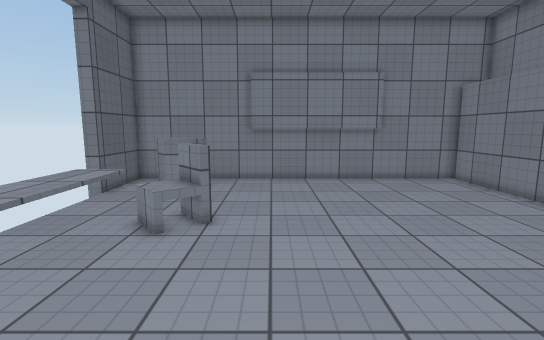
[1] (above)

16 first-person views from a walk through a scene from a Unity 3-D project. The camera is 1.5 m above the floor, tilts 8° down and sees 85° across. The floor is counted in squares, 0.5 m on a side. Each view is taken from the middle of a square. On the plan, view 1 faces up. The plan holds only what a view shows up to about 20 squares ahead; the rest is blank. The place goes on beyond the plan. The player character is not drawn. Surface patterns are stand-ins for the level's own textures.

[2]
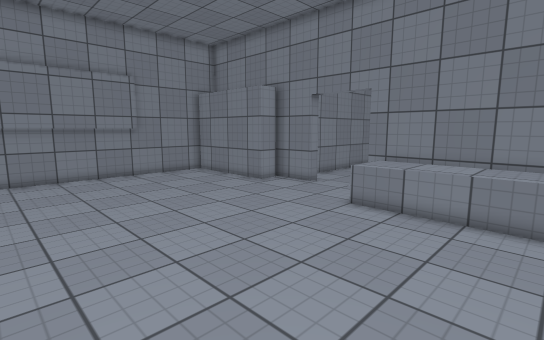

[3]
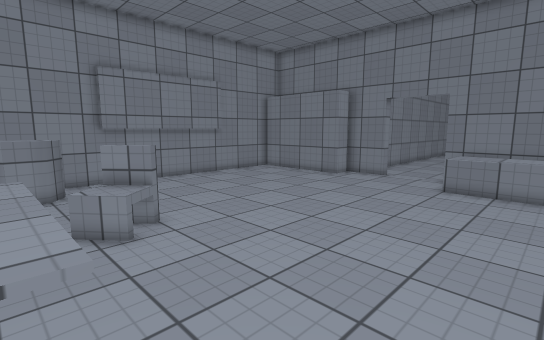

[4]
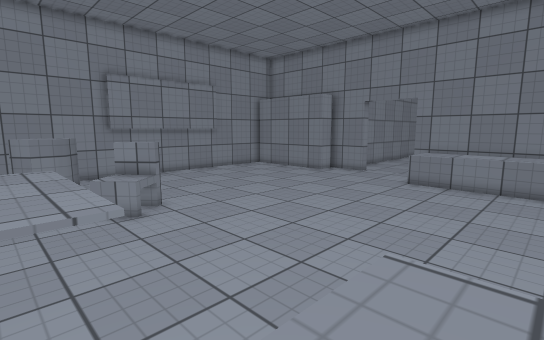

[5]
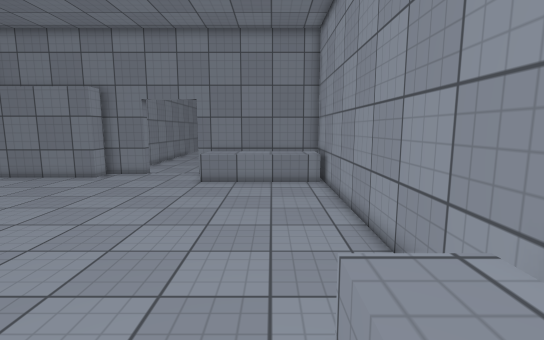

[6]
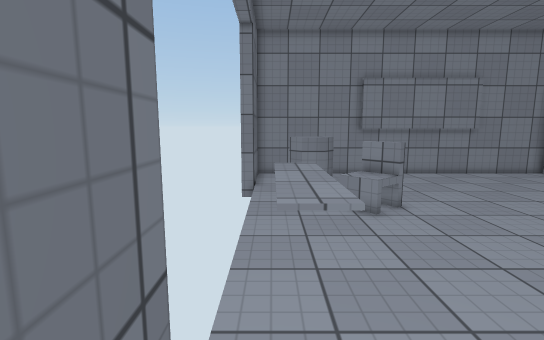

[7]
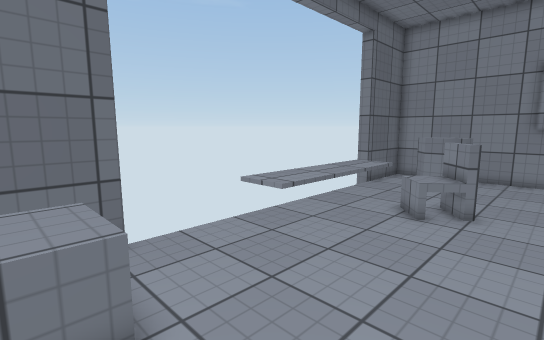

[8]
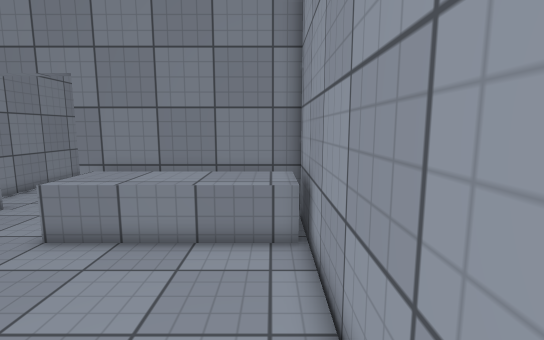

[9]
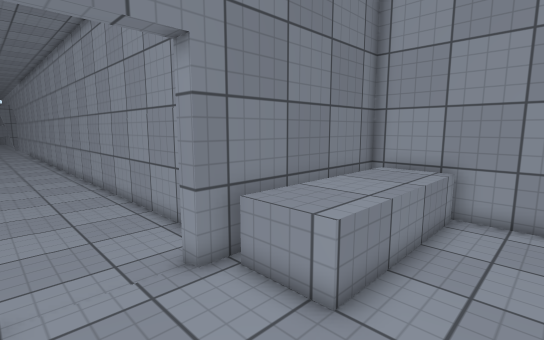

[10]
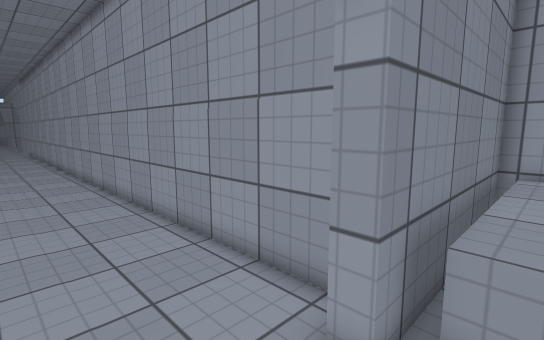

[11]
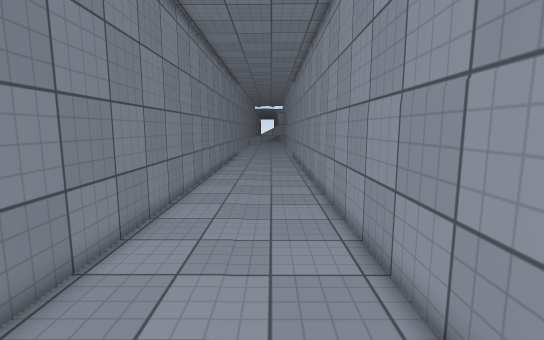

[12]
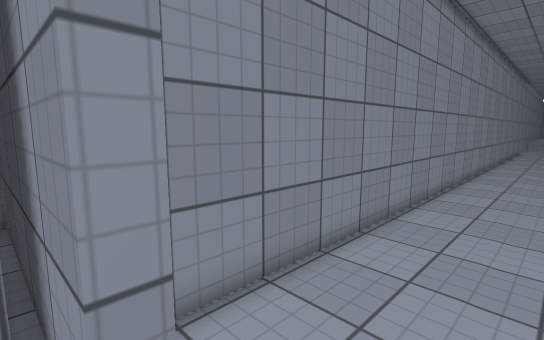

[13]
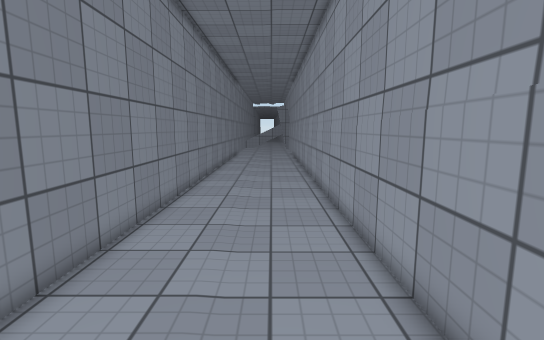

[14]
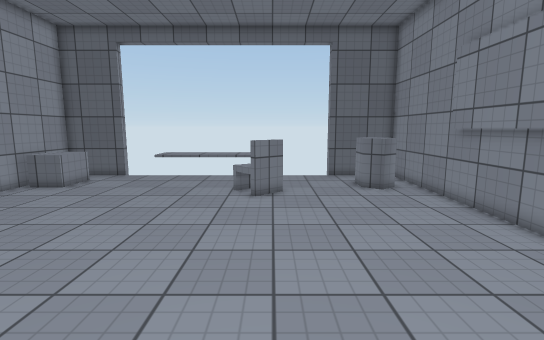

[15]
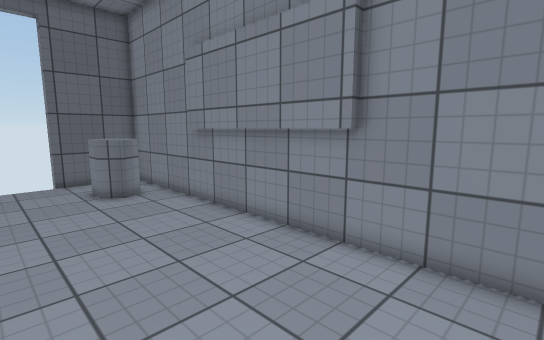

[16]
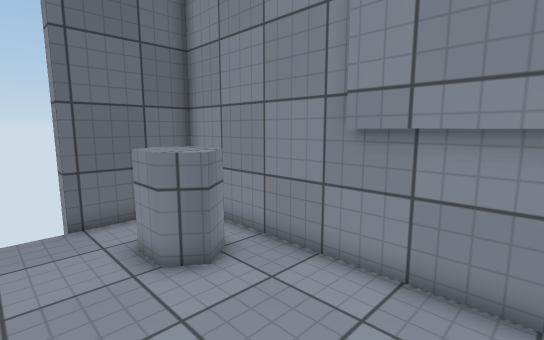

### Floor plan
Key: @ floor where view 1 was taken; # wall or solid block; . floor; = window, fence, low wall or low ledge; ^ raised ledge.
Columns run from 8 left of view 1 to 37 right of it. Each row starts with its distance up from view 1.
 18 #####################
 17 #......########....##
 16 #.#^^..............##
 15 #.#^^..............##
 14 #..................##
 13  ..................##
 12  ..................##
 11  ..................###
 10  ^^^^##.............##########################
  9  ^^^^^#.............##........................
  8  ^^^.=........................................
  7  ^^^..........................................
  6  ^^^..........................................
  5  ^^^..........................................
  4  ^^^..............^^^#........................
  3  .................^^^#########################
  2  .................^^^#
  1  .................^^^#
  0 #.......@.........^^^#
 -1 #.^^^.............^^^#
 -2 #.^^^.............^^^#
 -3 ######################

Where each view was taken, in squares from view 1:
view 1: 0 up, 0 right, facing up
view 2: 2 down, 1 left, facing up-right
view 3: 0 up, 6 left, facing up-right
view 4: 2 down, 7 left, facing up-right
view 5: 0 up, 7 left, facing right
view 6: 2 down, 7 left, facing up
view 7: 2 down, 0 right, facing up-left
view 8: 2 down, 2 right, facing right
view 9: 8 up, 7 right, facing down-right
view 10: 8 up, 11 right, facing down-right
view 11: 6 up, 12 right, facing right
view 12: 6 up, 12 right, facing up-right
view 13: 6 up, 19 right, facing right
view 14: 10 up, 11 right, facing left
view 15: 11 up, 10 right, facing up-left
view 16: 12 up, 2 right, facing up-left
